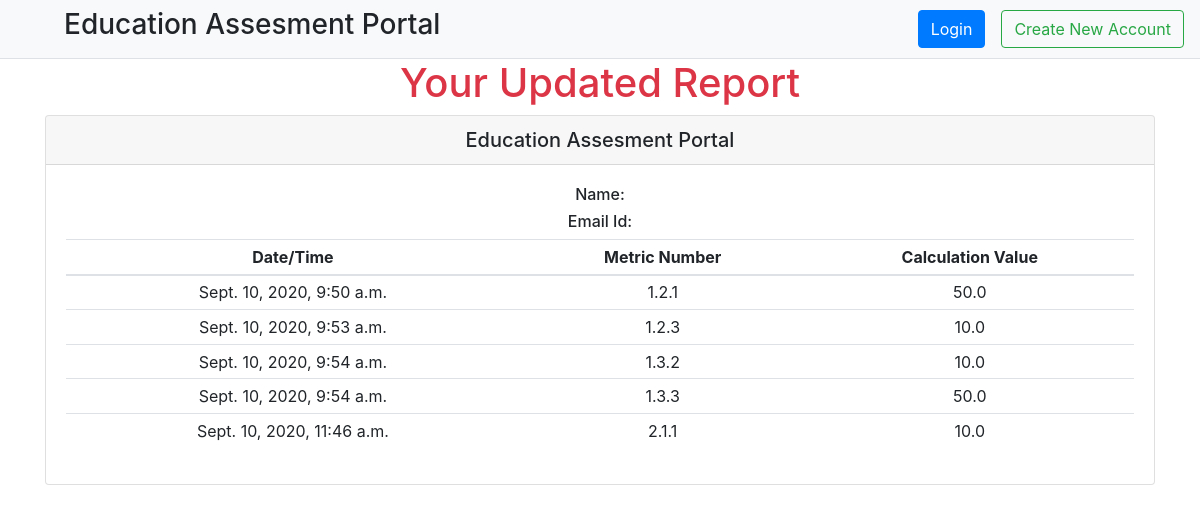
Screenshot of /report/1/ with the database file from the repository.
### maths/models.py (models this page shows, shortened)
class Submission(models.Model):
    date = models.DateTimeField(auto_now_add=True, null=True)
    user = models.ForeignKey(User, on_delete=models.CASCADE, default=1)
    metric = models.CharField(max_length=100, null=True)
    subject1 = models.IntegerField(null=True)
    subject2 = models.IntegerField(null=True)
    value = models.FloatField(max_length=1000, null=True)
    file = models.FileField(upload_to='upload/files', null=True, blank=True)
    remarks = models.CharField(max_length=100, null=True, blank=True)

### maths/views.py (the view)
# urls.py: path('report/<str:pk>/', views.report, name='report'),
def report(request, pk):
    unique = User.objects.get(id=pk)
    reports = unique.submission_set.all()
    context = {
        'reports': reports,
    }
    return render(request, 'report.html', context)

### maths/templates/report.html
{% extends 'main.html' %}
{% block content %}
<main>
    <div class="text-center innertube">
        <h1 class="text-danger">Your Updated Report</h1>
    </div>
    <div class="container">
        <div class="text-center card">
            <h5 class="card-header">
                Education Assesment Portal
            </h5>
            <div class="card-body">
                <h6>Name: {{user.first_name}} {{user.last_name}}</h6>
                <h6>Email Id: {{user.email}}</h6>
                <table class="table table-sm">
                    <thead>
                        <tr>
                            <th scope="col">Date/Time</th>
                            <th scope="col">Metric Number</th>
                            <th scope="col">Calculation Value</th>
                        </tr>
                    </thead>
                    <tbody>
                        {% for report in reports %}
                        <tr>
                            <td>{{report.date}}</td>
                            <td>{{report.metric}}</td>
                            <td>{{report.value}}</td>
                        </tr>
                        {% endfor %}
                    </tbody>
                </table>
            </div>
        </div>
    </div>
</main>
{% endblock content %}

### rows the page displays
Submission: date "Sept. 10, 2020, 9:50 a.m.", metric "1.2.1", value "50.0"
Submission: date "Sept. 10, 2020, 9:53 a.m.", metric "1.2.3", value "10.0"
Submission: date "Sept. 10, 2020, 9:54 a.m.", metric "1.3.2", value "10.0"
Submission: date "Sept. 10, 2020, 9:54 a.m.", metric "1.3.3", value "50.0"
Submission: date "Sept. 10, 2020, 11:46 a.m.", metric "2.1.1", value "10.0"
